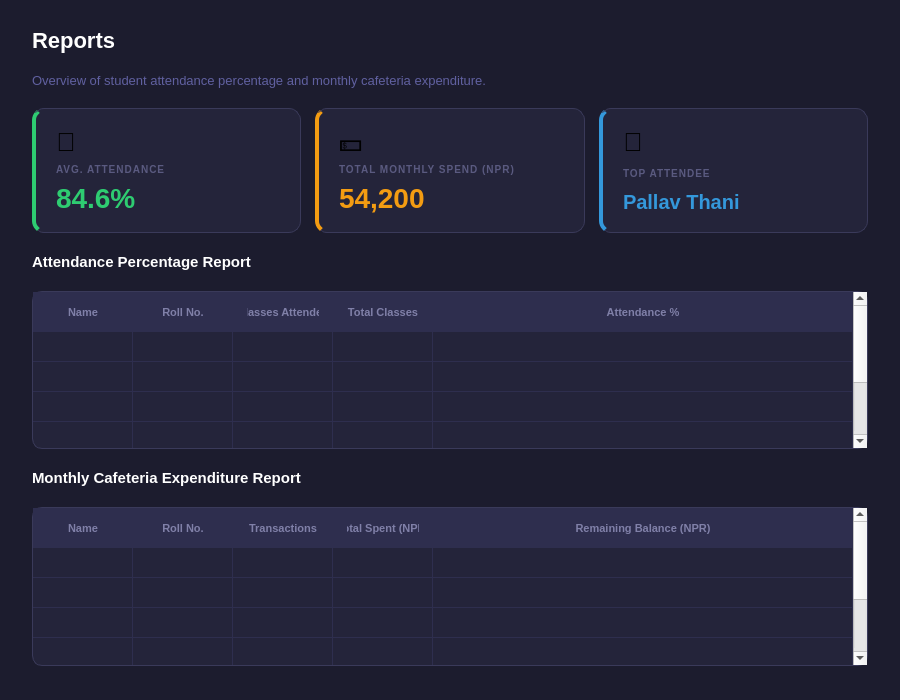
<?xml version='1.0' encoding='UTF-8'?>
<ui version="4.0"><class>ReportsPage</class><widget class="QWidget" name="ReportsPage">
 <property name="geometry"><rect><x>0</x><y>0</y><width>900</width><height>700</height></rect></property>
 <property name="windowTitle"><string>ReportsPage</string></property>
 <property name="styleSheet"><string notr="true">QWidget#ReportsPage { background-color: #1C1C2E; }</string></property>
         <layout class="QVBoxLayout" name="reportsLayout">
          <property name="leftMargin"><number>32</number></property><property name="topMargin"><number>28</number></property><property name="rightMargin"><number>32</number></property><property name="bottomMargin"><number>28</number></property><property name="spacing"><number>20</number></property>

          <item>
           <widget class="QLabel" name="labelReportsTitle">
            <property name="text"><string>Reports</string></property>
            <property name="styleSheet"><string notr="true">color:#FFFFFF; font-size:22px; font-weight:700; background:transparent; border:none;</string></property>
           </widget>
          </item>

          <item>
           <widget class="QLabel" name="labelReportsInfo">
            <property name="text"><string>Overview of student attendance percentage and monthly cafeteria expenditure.</string></property>
            <property name="wordWrap"><bool>true</bool></property>
            <property name="styleSheet"><string notr="true">color:#6060A0; font-size:13px; background:transparent; border:none;</string></property>
           </widget>
          </item>

          
          <item>
           <layout class="QHBoxLayout" name="reportsStatRow">
            <property name="spacing"><number>14</number></property>

            <item>
             <widget class="QFrame" name="repCard1">
              <property name="styleSheet"><string notr="true">QFrame#repCard1{background-color:#24243A;border:1px solid #3A3A5A;border-radius:12px;border-left:4px solid #2ECC71;}</string></property>
              <layout class="QVBoxLayout"><property name="leftMargin"><number>20</number></property><property name="topMargin"><number>18</number></property><property name="rightMargin"><number>20</number></property><property name="bottomMargin"><number>18</number></property><property name="spacing"><number>6</number></property>
               <item><widget class="QLabel"><property name="text"><string>📅</string></property><property name="styleSheet"><string notr="true">font-size:26px;background:transparent;border:none;</string></property></widget></item>
               <item><widget class="QLabel"><property name="text"><string>AVG. ATTENDANCE</string></property><property name="styleSheet"><string notr="true">font-size:10px;font-weight:600;color:#5A5A80;letter-spacing:1px;background:transparent;border:none;</string></property></widget></item>
               <item><widget class="QLabel" name="repVal1"><property name="text"><string>84.6%</string></property><property name="styleSheet"><string notr="true">font-size:28px;font-weight:800;color:#2ECC71;background:transparent;border:none;</string></property></widget></item>
              </layout>
             </widget>
            </item>

            <item>
             <widget class="QFrame" name="repCard2">
              <property name="styleSheet"><string notr="true">QFrame#repCard2{background-color:#24243A;border:1px solid #3A3A5A;border-radius:12px;border-left:4px solid #F39C12;}</string></property>
              <layout class="QVBoxLayout"><property name="leftMargin"><number>20</number></property><property name="topMargin"><number>18</number></property><property name="rightMargin"><number>20</number></property><property name="bottomMargin"><number>18</number></property><property name="spacing"><number>6</number></property>
               <item><widget class="QLabel"><property name="text"><string>💵</string></property><property name="styleSheet"><string notr="true">font-size:26px;background:transparent;border:none;</string></property></widget></item>
               <item><widget class="QLabel"><property name="text"><string>TOTAL MONTHLY SPEND (NPR)</string></property><property name="styleSheet"><string notr="true">font-size:10px;font-weight:600;color:#5A5A80;letter-spacing:1px;background:transparent;border:none;</string></property></widget></item>
               <item><widget class="QLabel" name="repVal2"><property name="text"><string>54,200</string></property><property name="styleSheet"><string notr="true">font-size:28px;font-weight:800;color:#F39C12;background:transparent;border:none;</string></property></widget></item>
              </layout>
             </widget>
            </item>

            <item>
             <widget class="QFrame" name="repCard3">
              <property name="styleSheet"><string notr="true">QFrame#repCard3{background-color:#24243A;border:1px solid #3A3A5A;border-radius:12px;border-left:4px solid #3498DB;}</string></property>
              <layout class="QVBoxLayout"><property name="leftMargin"><number>20</number></property><property name="topMargin"><number>18</number></property><property name="rightMargin"><number>20</number></property><property name="bottomMargin"><number>18</number></property><property name="spacing"><number>6</number></property>
               <item><widget class="QLabel"><property name="text"><string>🏅</string></property><property name="styleSheet"><string notr="true">font-size:26px;background:transparent;border:none;</string></property></widget></item>
               <item><widget class="QLabel"><property name="text"><string>TOP ATTENDEE</string></property><property name="styleSheet"><string notr="true">font-size:10px;font-weight:600;color:#5A5A80;letter-spacing:1px;background:transparent;border:none;</string></property></widget></item>
               <item><widget class="QLabel" name="repVal3"><property name="text"><string>Pallav Thani</string></property><property name="styleSheet"><string notr="true">font-size:20px;font-weight:800;color:#3498DB;background:transparent;border:none;</string></property></widget></item>
              </layout>
             </widget>
            </item>

           </layout>
          </item>

          
          <item>
           <widget class="QLabel" name="labelAttReportTitle">
            <property name="text"><string>Attendance Percentage Report</string></property>
            <property name="styleSheet"><string notr="true">color:#FFFFFF; font-size:15px; font-weight:600; background:transparent; border:none;</string></property>
           </widget>
          </item>

          <item>
           <widget class="QTableWidget" name="tableAttendanceReport">
            <property name="styleSheet">
             <string notr="true">QTableWidget{background-color:#24243A;border:1px solid #3A3A5A;border-radius:10px;gridline-color:#2E2E4E;font-size:13px;}
QHeaderView::section{background-color:#2E2E4E;color:#8080A8;font-size:11px;font-weight:600;padding:11px 14px;border:none;}
QTableWidget::item{padding:11px 14px;color:#C0C0D8;}
QTableWidget::item:selected{background-color:#2E1F3E;color:#fff;}
QTableWidget::item:hover{background-color:#2A2A40;}</string>
            </property>
            <property name="editTriggers"><set>QAbstractItemView::NoEditTriggers</set></property>
            <property name="selectionBehavior"><enum>QAbstractItemView::SelectRows</enum></property>
            <property name="selectionMode"><enum>QAbstractItemView::SingleSelection</enum></property>
            <attribute name="horizontalHeaderStretchLastSection"><bool>true</bool></attribute>
            <attribute name="verticalHeaderVisible"><bool>false</bool></attribute>
            <column><property name="text"><string>Name</string></property></column>
            <column><property name="text"><string>Roll No.</string></property></column>
            <column><property name="text"><string>Classes Attended</string></property></column>
            <column><property name="text"><string>Total Classes</string></property></column>
            <column><property name="text"><string>Attendance %</string></property></column>
            <row /><row /><row /><row /><row />
           </widget>
          </item>

          
          <item>
           <widget class="QLabel" name="labelExpReportTitle">
            <property name="text"><string>Monthly Cafeteria Expenditure Report</string></property>
            <property name="styleSheet"><string notr="true">color:#FFFFFF; font-size:15px; font-weight:600; background:transparent; border:none;</string></property>
           </widget>
          </item>

          <item>
           <widget class="QTableWidget" name="tableExpenditureReport">
            <property name="styleSheet">
             <string notr="true">QTableWidget{background-color:#24243A;border:1px solid #3A3A5A;border-radius:10px;gridline-color:#2E2E4E;font-size:13px;}
QHeaderView::section{background-color:#2E2E4E;color:#8080A8;font-size:11px;font-weight:600;padding:11px 14px;border:none;}
QTableWidget::item{padding:11px 14px;color:#C0C0D8;}
QTableWidget::item:selected{background-color:#2E1F3E;color:#fff;}
QTableWidget::item:hover{background-color:#2A2A40;}</string>
            </property>
            <property name="editTriggers"><set>QAbstractItemView::NoEditTriggers</set></property>
            <property name="selectionBehavior"><enum>QAbstractItemView::SelectRows</enum></property>
            <property name="selectionMode"><enum>QAbstractItemView::SingleSelection</enum></property>
            <attribute name="horizontalHeaderStretchLastSection"><bool>true</bool></attribute>
            <attribute name="verticalHeaderVisible"><bool>false</bool></attribute>
            <column><property name="text"><string>Name</string></property></column>
            <column><property name="text"><string>Roll No.</string></property></column>
            <column><property name="text"><string>Transactions</string></property></column>
            <column><property name="text"><string>Total Spent (NPR)</string></property></column>
            <column><property name="text"><string>Remaining Balance (NPR)</string></property></column>
            <row /><row /><row /><row /><row />
           </widget>
          </item>

          <item><spacer><property name="orientation"><enum>Qt::Vertical</enum></property><property name="sizeHint" stdset="0"><size><width>20</width><height>40</height></size></property></spacer></item>

         </layout>
        </widget>

        
        <resources /><connections /></ui>
